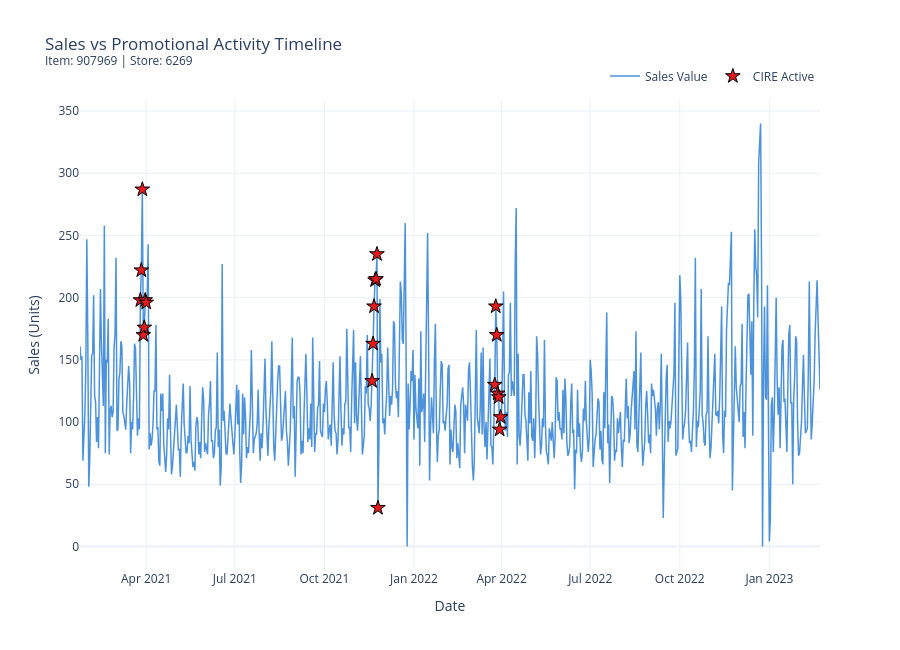

Notebook source saved alongside this figure:
### Markdown cell above
## 4. Visualizing Promotions Over the Sales Timeline

Generate an interactive Plotly timeline of the item's sales overlaid with promotion indicators.

### Code cell
if not df_product.empty:
    # Initialize the plot 
    fig = go.Figure()

    # Base Trace: The continuous sales timeline
    fig.add_trace(go.Scatter(
        x=df_product['date'], 
        y=df_product['value'],
        mode='lines',
        name='Sales Value',
        line=dict(color='rgba(0, 102, 204, 0.7)', width=1.5),
        hovertemplate='Date: %{x}<br>Sales: %{y}'
    ))

    # Add dynamic traces for each ACTIVE promo 
    # Use different colors and distinct markers for each variant 
    colors = px.colors.qualitative.Set1
    
    for i, promo_col in enumerate(active_promos):
        # Subset rows where THIS promo type is precisely triggered (1)
        promo_days = df_product[df_product[promo_col] > 0]
        
        # Link to the value scale mapping to see what value is associated
        val_col = promo_col.replace('type', 'value')
        
        # Combine hovering info dynamically
        if val_col in df_product.columns:
            hover_text = [
                f"Sales: {s} <br>Promo Type: {promo_col.replace('promo_type_', '')}<br>Promo Val: {v}" 
                for v, s in zip(promo_days[val_col], promo_days['value'])
            ]
        else:
            hover_text = [
                f"Sales: {s} <br>Promo Type: {promo_col.replace('promo_type_', '')}" 
                for s in promo_days['value']
            ]
            
        fig.add_trace(go.Scatter(
            x=promo_days['date'], 
            y=promo_days['value'],
            mode='markers',
            name=f"{promo_col.replace('promo_type_', '')} Active",
            text=hover_text,
            hovertemplate='%{x|%b %d, %Y}<br>%{text}',
            marker=dict(
                size=11, 
                symbol='star', 
                color=colors[i % len(colors)], 
                line=dict(width=1, color='Black')
            )
        ))

    # Optional: Highlight specific splits, e.g. tests vs validation start 
    # if you want to visually see test ranges
    
    fig.update_layout(
        title=f'Sales vs Promotional Activity Timeline<br><sup>Item: {TARGET_ITEM_ID} | Store: {TARGET_STORE_ID}</sup>',
        xaxis_title='Date',
        yaxis_title='Sales (Units)',
        hovermode="x unified",
        template="plotly_white",
        height=650,
        legend=dict(orientation="h", yanchor="bottom", y=1.02, xanchor="right", x=1)
    )
    
    fig.show()

### Figure 1 — Plotly figure (JSON) as saved in the notebook; plotly's stock layout.template omitted (floating-point values rounded to 4 significant figures; data arrays with more than 128 entries replaced by an {"elided": "..."} marker saying what was removed)
{"data": [{"hovertemplate": "Date: %{x}<br>Sales: %{y}", "line": {"color": "rgba(0, 102, 204, 0.7)", "width": 1.5}, "mode": "lines", "name": "Sales Value", "type": "scatter", "x": {"elided": "761 str values"}, "y": {"elided": "761 int values"}}, {"hovertemplate": "%{x|%b %d, %Y}<br>%{text}", "marker": {"color": "rgb(228,26,28)", "line": {"color": "Black", "width": 1}, "size": 11, "symbol": "star"}, "mode": "markers", "name": "CIRE Active", "text": ["Sales: 198 <br>Promo Type: CIRE<br>Promo Val: 0.0", "Sales: 222 <br>Promo Type: CIRE<br>Promo Val: 0.0", "Sales: 287 <br>Promo Type: CIRE<br>Promo Val: 0.0", "Sales: 170 <br>Promo Type: CIRE<br>Promo Val: 0.0", "Sales: 176 <br>Promo Type: CIRE<br>Promo Val: 0.0", "Sales: 198 <br>Promo Type: CIRE<br>Promo Val: 0.0", "Sales: 196 <br>Promo Type: CIRE<br>Promo Val: 0.0", "Sales: 133 <br>Promo Type: CIRE<br>Promo Val: 0.0", "Sales: 163 <br>Promo Type: CIRE<br>Promo Val: 0.0", "Sales: 193 <br>Promo Type: CIRE<br>Promo Val: 0.0", "Sales: 214 <br>Promo Type: CIRE<br>Promo Val: 0.0", "Sales: 215 <br>Promo Type: CIRE<br>Promo Val: 0.0", "Sales: 235 <br>Promo Type: CIRE<br>Promo Val: 0.0", "Sales: 31 <br>Promo Type: CIRE<br>Promo Val: 0.0", "Sales: 130 <br>Promo Type: CIRE<br>Promo Val: 0.0", "Sales: 193 <br>Promo Type: CIRE<br>Promo Val: 0.0", "Sales: 170 <br>Promo Type: CIRE<br>Promo Val: 0.0", "Sales: 123 <br>Promo Type: CIRE<br>Promo Val: 0.0", "Sales: 120 <br>Promo Type: CIRE<br>Promo Val: 0.0", "Sales: 94 <br>Promo Type: CIRE<br>Promo Val: 0.0", "Sales: 104 <br>Promo Type: CIRE<br>Promo Val: 0.0"], "type": "scatter", "x": ["2021-03-26T00:00:00.000000000", "2021-03-27T00:00:00.000000000", "2021-03-28T00:00:00.000000000", "2021-03-29T00:00:00.000000000", "2021-03-30T00:00:00.000000000", "2021-03-31T00:00:00.000000000", "2021-04-01T00:00:00.000000000", "2021-11-19T00:00:00.000000000", "2021-11-20T00:00:00.000000000", "2021-11-21T00:00:00.000000000", "2021-11-22T00:00:00.000000000", "2021-11-23T00:00:00.000000000", "2021-11-24T00:00:00.000000000", "2021-11-25T00:00:00.000000000", "2022-03-25T00:00:00.000000000", "2022-03-26T00:00:00.000000000", "2022-03-27T00:00:00.000000000", "2022-03-28T00:00:00.000000000", "2022-03-29T00:00:00.000000000", "2022-03-30T00:00:00.000000000", "2022-03-31T00:00:00.000000000"], "y": [198, 222, 287, 170, 176, 198, 196, 133, 163, 193, 214, 215, 235, 31, 130, 193, 170, 123, 120, 94, 104]}], "layout": {"height": 650, "hovermode": "x unified", "legend": {"orientation": "h", "x": 1, "xanchor": "right", "y": 1.02, "yanchor": "bottom"}, "title": {"text": "Sales vs Promotional Activity Timeline<br><sup>Item: 907969 | Store: 6269</sup>"}, "xaxis": {"title": {"text": "Date"}}, "yaxis": {"title": {"text": "Sales (Units)"}}}}
